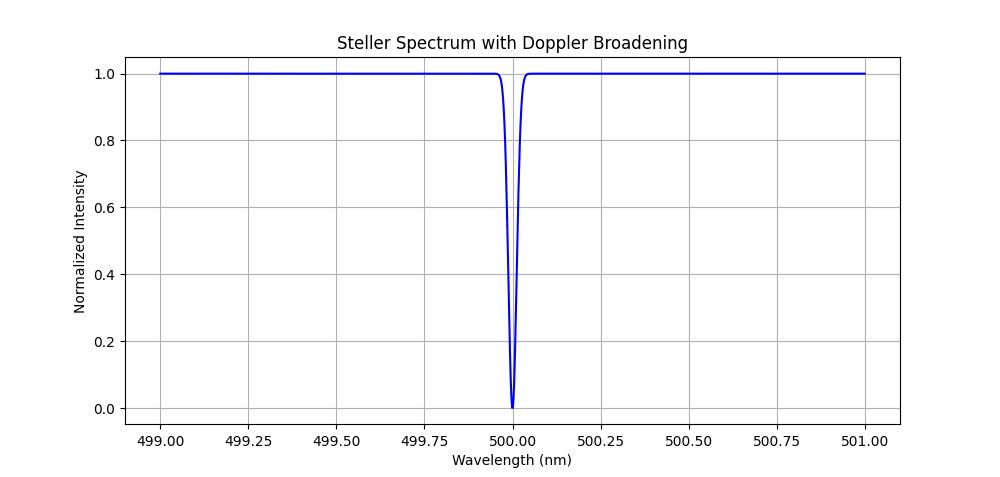

Here is the Python script that generated this plot:
import numpy as np
import matplotlib.pyplot as plt
from scipy.special import voigt_profile


# Parameters
lambda_0 = 500e-9 # central wavelength(m)
T = 6000 # Temperature(K)
k_B = 1.380649e-23 # Boltzmann constant (J/K)
m = 1.673e-27 # Mass of Hydrogen atom (kg)
c = 3e8 # Speed of light (m/s)
gamma = 1e7 # Lorentzian width (Hz)

# Wavelength grid
lambda_vals = np.linspace(499e-9, 501e-9, 1000)
nu = c / lambda_vals
nu_0 = c / lambda_0

# Doppler width
sigma = nu_0 * np.sqrt(k_B * T / (m * c**2))

# Voigt profile
profile = voigt_profile(nu - nu_0, sigma, gamma)

# Plot
plt.figure(figsize=(10, 6))
plt.plot(lambda_vals * 1e9, 1 - profile / profile.max(), 'b-')
plt.title('Steller Spectrum with Doppler Broadening')
plt.xlabel('Wavelength (nm)')
plt.ylabel('Normalized Intensity')
plt.grid()
plt.show()
